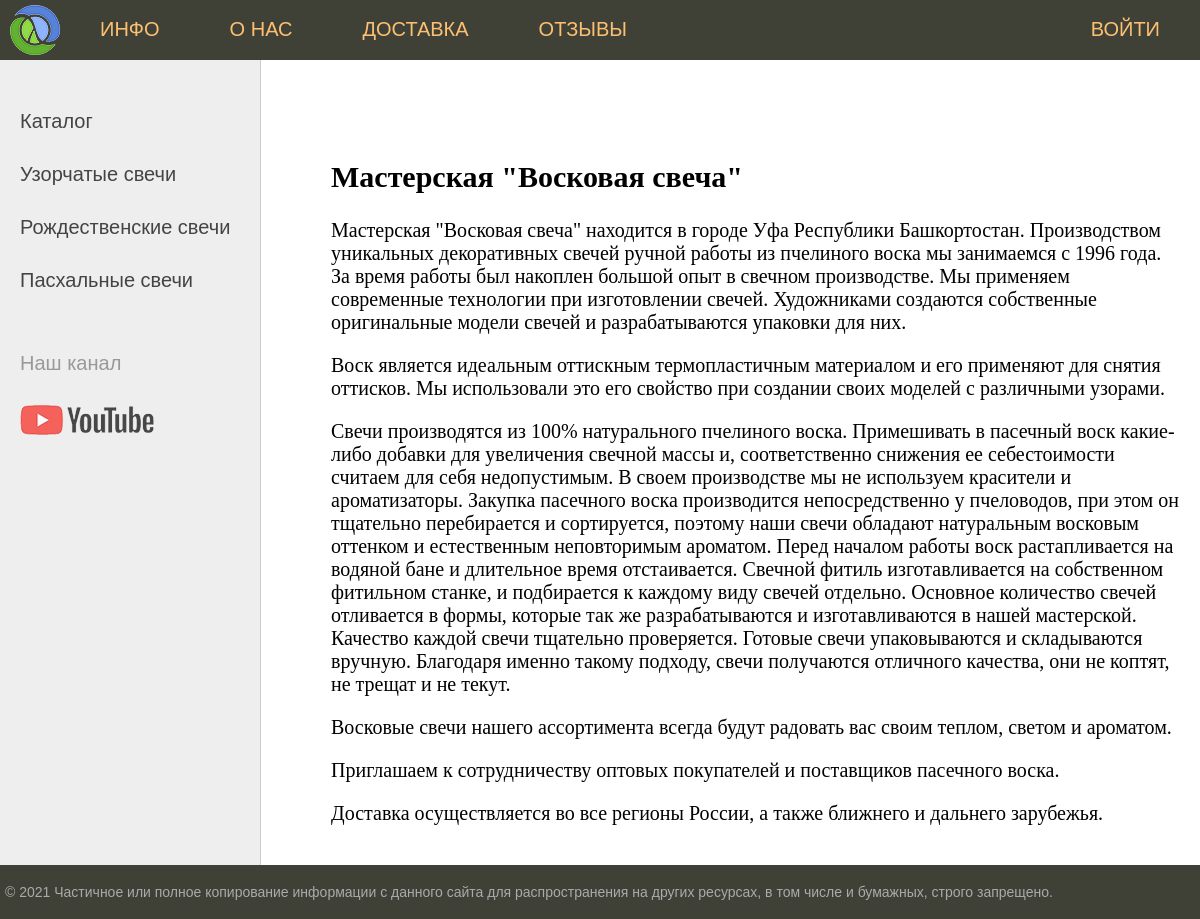
The page /about/ on the database its author committed.
### candle/models.py (models this page shows, shortened)
class Category(models.Model):
    name = models.CharField(max_length=100, db_index=True, verbose_name='Категория')
    slug = models.SlugField(max_length=255, unique=True, db_index=True, verbose_name="URL")
    def get_absolute_url(self):
        return reverse('catalog', kwargs={'cat_slug': self.slug})
    class Meta:
        verbose_name = 'Категория'
        verbose_name_plural = 'Категории'
        ordering = ['id']

class About(models.Model):
    title = models.CharField(max_length=255, verbose_name='Заголовок')
    slug = models.SlugField(max_length=255, unique=True, db_index=True, verbose_name="URL")
    content = models.TextField(verbose_name='Контент')
    class Meta:
        verbose_name = 'О нас'
        verbose_name_plural = 'О нас'

### candle/views.py (the view)
# urls.py: path('about/', about, name='about'),
def about(request):
    posts = About.objects.all()
    context = {
        'posts': posts,
        'title': 'Главная страница'
    }
    return render(request, 'candle/about.html', context=context)

### candle/templatetags/candle_tags.py (called while the page is built)
@register.inclusion_tag('candle/tags/list_menu.html')
def show_menu():
    return {"menu": menu}

@register.inclusion_tag('candle/tags/list_categories.html')
def show_categories(sort=None, cat_selected=0):
    if not sort:
        cats = Category.objects.all()
    else:
        cats = Category.objects.order_by(sort)
    return {"cats": cats, "cat_selected": cat_selected}

### candle/templates/candle/about.html
{% extends 'candle/base.html' %}
{% block content %}
{% for p in posts %}
    <h2>{{p.title}}</h2>
    <p>{{p.content|linebreaks}}</p>
{% endfor %}
{% endblock %}

### candle/templates/candle/tags/list_categories.html
{% for c in cats %}
    {% if c.pk == cat_selected %}
        <li class="selected">{{ c.name }}</li>
    {% else %}
		<li><a href="{{ c.get_absolute_url }}">{{ c.name }}</a></li>
    {% endif %}
{% endfor %}

### candle/static/candle/css/styles.css (style rules this page uses)
html, body { font-family: 'Arial'; margin: 0; padding: 0; height: 100%; width: 100%; color: #444; }
a { color: #0059b2; text-decoration: none; }
.left-chapters ul li { margin: 30px 0 0 0; color: #999; }
.left-chapters ul li a { color: #444; text-decoration: none; }

### rows shown on the page
Category: name "Узорчатые свечи"
Category: name "Рождественские свечи"
Category: name "Пасхальные свечи"
About: title "Мастерская \"Восковая свеча\"", content "Мастерская \"Восковая свеча\" находится в городе Уфа Республики Башкортостан. Производством уникальных декоративных свечей ручной работы из пчелиного воска мы занимаемся с 1996 года. За время работы был накоплен большой опыт в свечном производстве. Мы применяем современные технологии при изготовлении свечей. Художниками создаются собственные оригинальные модели свечей и разрабатываются упаковки для них. Воск является идеальным оттискным термопластичным материалом и его применяют для снятия оттисков. Мы использовали это его свойство при создании своих моделей с различными узорами. Свечи производятся из 100% натурального пчелиного воска. Примешивать в пасечный воск какие-либо добавки для…"

### other values the page prints
{{ m.title }} "ИНФО" "О НАС" "ДОСТАВКА" "ОТЗЫВЫ"
{{ m.title }} "ВОЙТИ"
